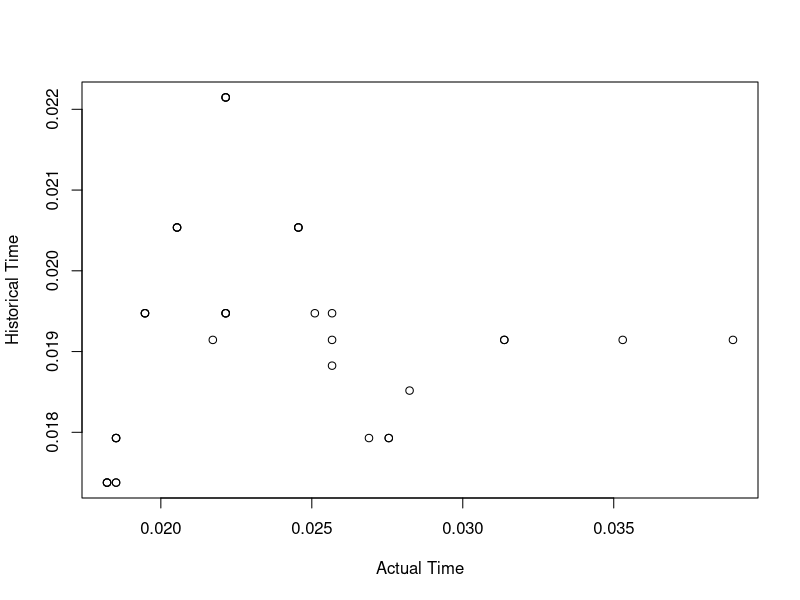

Write the R code that produced this figure.
#Get current working directory
setwd('/Users/tashaygreen/Downloads')

#Read in data
TrafficData <- read.table("HW1_Dataset.csv", header = T, sep = ',')
TrafficData <- read.csv("HW1_Dataset.csv")
TrafficData <- read.delim("HW1_Dataset.csv", header = T, sep = ',')

s1 <-"There are "
s2 <-" observations in this dataset."
rows <- toString(nrow(TrafficData))

s3 <-"There are "
s4 <- " columns in this dataset."
colCount<- length(TrafficData)

#a) What are the dimensions of the data set and what are the variable or column names?
print(paste(s1,rows,s2, sep = ""))
print(paste(s3,colCount,s4, sep = ""))
print(colnames(TrafficData))

#b) What are the maximum actual travel time and maximum historical travel time?
TrafficData['Actual_Time'] <- TrafficData$Segment_Length.mile / TrafficData$Actual_Speed.mph
TrafficData['Historical_Time'] <- TrafficData$Segment_Length.mile /TrafficData$Historical_Speed.mph
max(TrafficData$Actual_Time, na.rm=TRUE)
max(TrafficData$Historical_Time, na.rm=TRUE) 

#c) What is the actual travel time variance for the measurement in each hour? Note you have three-hours of observations.
first<-TrafficData[1:12,]
second<-TrafficData[13:24,]
third<-TrafficData[25:36,]

var1<- var(first$Actual_Time)
var2<- var(second$Actual_Time)
var3<- var(third$Actual_Time)

#d) In which five-minute intrval do you find the maximum difference to be between the actual and the historical travel times? Create a simple plot to show the difference in each five-minute interval. 
plot(TrafficData$Actual_Time, TrafficData$Historical_Time, xlab = "Actual Time", ylab = "Historical Time" )

#e) Regress actual travel time on historical travel time, and show the regress results. 
reg<- lm(Actual_Time ~ Historical_Time, data = TrafficData)
abline(reg)
summary(reg)
